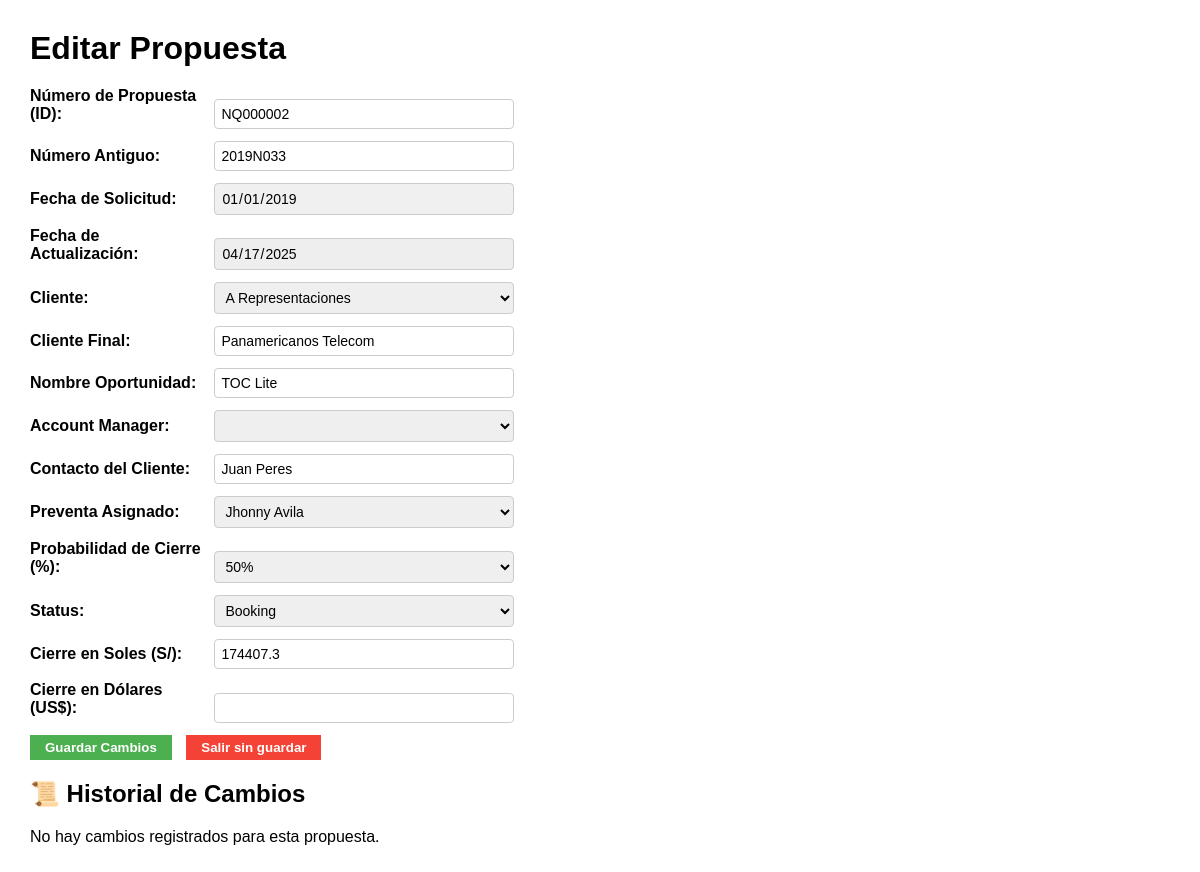
/propuestas/editar/NQ000002 (signed in), run on an earlier commit of the app's database.
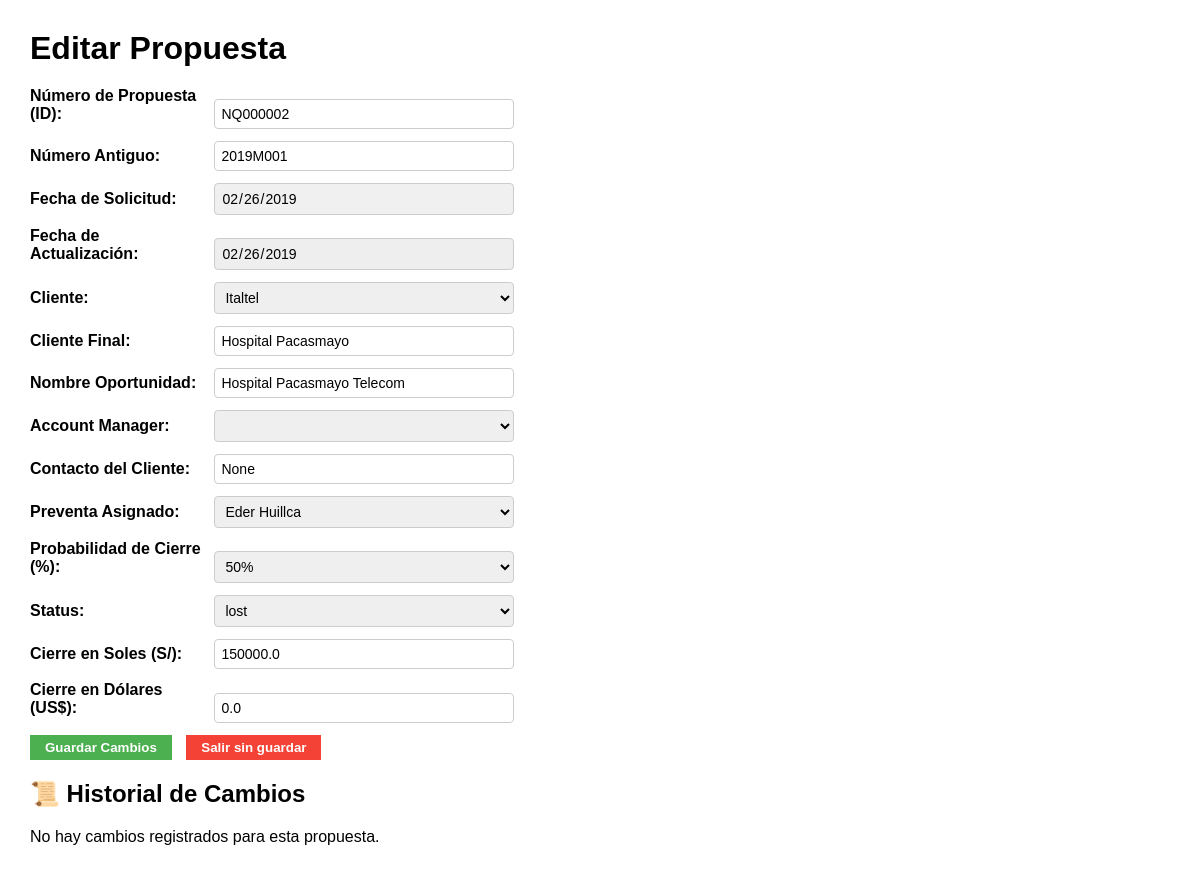
And on a later commit of the database.
### tables this page shows
CREATE TABLE propuestas (
    id TEXT PRIMARY KEY,
    nro_antiguo TEXT,
    fecha_solicitud DATE,
    fecha_actualizacion DATE,
    cliente TEXT,
    cliente_final TEXT,
    nombre_oportunidad TEXT,
    account_manager TEXT,
    contacto_cliente TEXT,
    preventa_asignado TEXT,
    probabilidad_cierre REAL,
    status TEXT,
    cierre_soles REAL,
    cierre_dolares REAL,
    comentarios TEXT
);

CREATE TABLE clientes (
    id INTEGER PRIMARY KEY AUTOINCREMENT,
    nombre TEXT NOT NULL UNIQUE,
    direccion TEXT,
    telefono TEXT,
    email TEXT,
    contacto_principal TEXT,
    notas TEXT
);

### app.py (the view, shortened to what this page needs)
@app.route("/propuestas/editar/<string:id>", methods=["GET", "POST"])
def editar_propuesta(id):
    if "usuario_id" not in session:
        return redirect(url_for("login"))
    filtros = {"id": id}
    propuestas = leer_propuestas(filtros=filtros, pagina=1, filas_por_pagina=1)
    propuesta = propuestas[0] if propuestas else None
    if not propuesta:
        flash("Propuesta no encontrada.", "error")
        return redirect(url_for("index"))
    if not puede_editar_propuesta(propuesta):
        flash("No tienes permiso para editar esta propuesta.", "error")
        return redirect(url_for("index"))
    clientes = get_clientes()
    account_managers = get_account_managers()
    preventas = get_preventas()
    probabilidades = PROBABILIDAD_CIERRE
    estados = STATUS
    logs = sorted(leer_logs_propuesta(id), key=lambda l: l["fecha"], reverse=True)
    return render_template(
        "editar_propuesta.html",
        propuesta=propuesta,
        clientes=clientes,
        account_managers=account_managers,
        preventas=preventas,
        probabilidades=probabilidades,
        estados=estados,
        logs=logs
    )

### app.py (called while the page is built, shortened)
@app.before_request
def verificar_acceso():
    rutas_publicas = ["/login", "/static", "/favicon.ico"]
    if not session.get("usuario_id"):
        if not any(request.path.startswith(r) for r in rutas_publicas):
            return redirect(url_for('login'))

def puede_editar_propuesta(propuesta):
    rol = session.get("rol")
    usuario = session.get("nombre")
    if rol == "administrador":
        return True

### services/propuesta_service.py (called while the page is built)
def leer_logs_propuesta(id_propuesta):
    conn = get_db_connection()
    cursor = conn.cursor()
    cursor.execute("""
        SELECT campo, valor_anterior, valor_nuevo, usuario, fecha
        FROM logs_propuesta
        WHERE id_propuesta = ?
        ORDER BY fecha DESC
    """, (id_propuesta,))
    logs = cursor.fetchall()
    conn.close()
    return logs

    @property
    def nro_oportunidad(self):
        return self.id

### utils/db_connection.py (called while the page is built)
def get_db_connection():
    base_dir = os.path.dirname(os.path.abspath(__file__))
    db_path = os.path.join(base_dir, '..', 'database', 'crm_database.db')
    conn = sqlite3.connect(db_path)
    conn.row_factory = sqlite3.Row  # ✅ Esto permite acceder a las columnas por nombre
    return conn

### utils/listas_datos.py (called while the page is built)
def get_account_managers():
    conn = get_db_connection()
    cursor = conn.cursor()
    cursor.execute("SELECT nombre FROM usuarios WHERE rol = 'account_manager' AND activo = 1")
    resultado = [fila["nombre"] for fila in cursor.fetchall()]
    conn.close()
    return resultado

def get_preventas():
    conn = get_db_connection()
    cursor = conn.cursor()
    cursor.execute("SELECT nombre FROM usuarios WHERE rol = 'preventa' AND activo = 1")
    resultado = [fila["nombre"] for fila in cursor.fetchall()]
    conn.close()
    return resultado

def get_clientes():
    conn = get_db_connection()
    cursor = conn.cursor()
    cursor.execute("SELECT nombre FROM clientes ORDER BY nombre ASC")
    resultado = [fila["nombre"] for fila in cursor.fetchall()]
    conn.close()
    return resultado

### templates/editar_propuesta.html (shortened to what this page needs)
<!DOCTYPE html>
<html lang="es">
<head>
</head>
<body>
    <h1>Editar Propuesta</h1>
    <form method="POST">
        <div><label>Número de Propuesta (ID):</label> <input type="text" name="nro_oportunidad" value="{{ propuesta.nro_oportunidad }}" readonly></div>
        <div><label>Número Antiguo:</label> <input type="text" name="nro_antiguo" value="{{ propuesta.nro_antiguo }}"></div>
        <div><label>Fecha de Solicitud:</label> <input type="date" name="fecha_solicitud" value="{{ propuesta.fecha_solicitud }}" readonly style="background-color: #f0f0f0;"></div>
        <div><label>Fecha de Actualización:</label> <input type="date" name="fecha_actualizacion" value="{{ propuesta.fecha_actualizacion }}" readonly style="background-color: #eee;"></div>
        <div><label>Cliente:</label>
            <select name="cliente">
                {% for opcion in clientes %}
                    <option value="{{ opcion }}" {% if propuesta.cliente == opcion %}selected{% endif %}>{{ opcion }}</option>
                {% endfor %}
            </select>
        </div>
        <div><label>Cliente Final:</label> <input type="text" name="cliente_final" value="{{ propuesta.cliente_final }}"></div>
        <div><label>Nombre Oportunidad:</label> <input type="text" name="nombre_oportunidad" value="{{ propuesta.nombre_oportunidad }}"></div>
        <div><label>Account Manager:</label>
            <select name="account_manager">
            </select>
        </div>
        <div><label>Contacto del Cliente:</label> <input type="text" name="contacto_cliente" value="{{ propuesta.contacto_cliente }}"></div>
        <div><label>Preventa Asignado:</label>
            <select name="preventa_asignado">
                {% for opcion in preventas %}
                    <option value="{{ opcion }}" {% if propuesta.preventa_asignado == opcion %}selected{% endif %}>{{ opcion }}</option>
                {% endfor %}
            </select>
        </div>
        <div><label>Probabilidad de Cierre (%):</label>
            <select name="probabilidad_cierre">
                {% for val in probabilidades %}
                    <option value="{{ val }}" {% if propuesta.probabilidad_cierre == val %}selected{% endif %}>
                        {{ (val * 100)|int }}%
                    </option>
                {% endfor %}
            </select>
        </div>
        <div><label>Status:</label>
            <select name="status">
                {% for opcion in estados %}
                    <option value="{{ opcion }}" {% if propuesta.status == opcion %}selected{% endif %}>{{ opcion }}</option>
                {% endfor %}
            </select>
        </div>
        <div><label>Cierre en Soles (S/):</label> <input type="number" step="0.01" name="cierre_soles" value="{{ propuesta.cierre_soles }}"></div>
        <div><label>Cierre en Dólares (US$):</label> <input type="number" step="0.01" name="cierre_dolares" value="{{ propuesta.cierre_dolares }}"></div>
        <div>
            <button type="submit" class="button guardar">Guardar Cambios</button>
            <a href="{{ url_for('index') }}"><button type="button" class="button salir">Salir sin guardar</button></a>
        </div>
    </form>
    <h2>📜 Historial de Cambios</h2>
    {% if logs %}
        <ul>
            {% for log in logs %}
                <li>
                    [{{ log.fecha | datetime }}] [{{ log.usuario }}] {{ log.campo }}: '{{ log.valor_anterior }}' → '{{ log.valor_nuevo }}'
                </li>
            {% endfor %}
        </ul>
    {% else %}
        <p>No hay cambios registrados para esta propuesta.</p>
    {% endif %}
</body>
</html>

### templates/editar_propuesta.html (style rules this page uses)
body { font-family: Arial, sans-serif; margin: 30px; }
h1 { margin-bottom: 20px; }
form div { margin-bottom: 12px; }
label { display: inline-block; width: 180px; font-weight: bold; }
input[type="text"], input[type="date"], input[type="number"], select { width: 300px; padding: 6px; }
.button { padding: 5px 15px; font-weight: bold; border: none; cursor: pointer; margin-right: 10px; color: white; }
.guardar { background-color: #4CAF50; }
.salir { background-color: #f44336; }
select, input[type="text"], input[type="date"], input[type="number"] { width: 300px; padding: 6px; font-size: 14px; font-family: Arial, sans-serif; border: 1px solid #ccc; border-radius: 4px; box-sizing: border-box; }

What changed in the data, as far as the page shows it:
changed propuestas "NQ000002": nro_antiguo "2019N033" → "2019M001"; fecha_solicitud "01/01/2019" → "02/26/2019"; fecha_actualizacion "04/17/2025" → "02/26/2019"; cliente (not shown) → "Italtel"; cliente_final "Panamericanos Telecom" → "Hospital Pacasmayo"; nombre_oportunidad "TOC Lite" → "Hospital Pacasmayo Telecom"; status "Booking" → "lost"; cierre_soles "174407.3" → "150000.0"; cierre_dolares (not shown) → "0.0"; contacto_cliente "Juan Peres" → (not shown)
Also different on the page:
form field contacto_cliente: (not shown) → "None"
form field preventa_asignado: "Jhonny Avila" → "Eder Huillca"
form field cliente: "A Representaciones" → (not shown)
